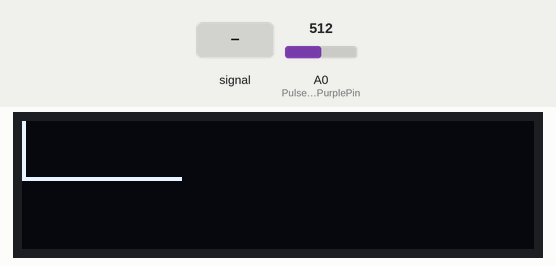
Simulated run of this sketch. Board: Arduino Uno, built with avr-gcc and run on an emulated ATmega328P. Shown: 128×32 one-colour display. The inputs (shaded band) are chosen by the test bench; at power-on: A0 (PulseSensorPurplePin) = 512. What the sketch prints to the serial monitor is not drawn.

Above: at 5.2 s.
5.3 s: A0 (PulseSensorPurplePin) set to 1023
At 6.0 s:
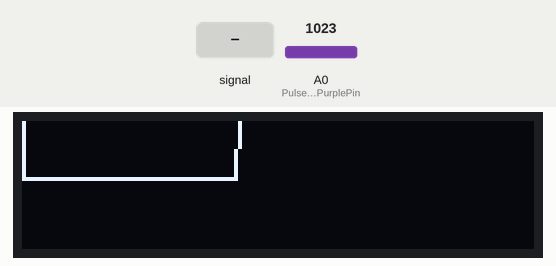
8.3 s: A0 (PulseSensorPurplePin) set to 900
At 9.07 s:
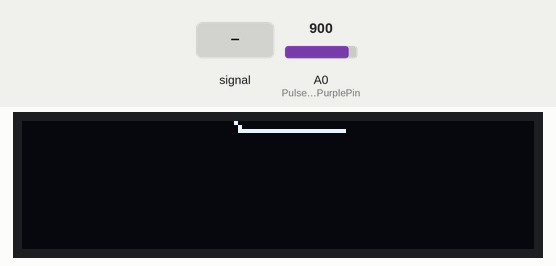
9.8 s: A0 (PulseSensorPurplePin) fed a 200 Hz sine of ±81 counts around its level
At 9.98 s:
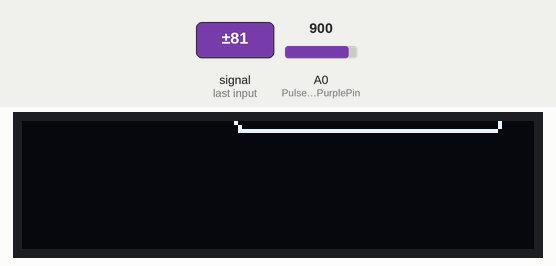
11.3 s: A0 (PulseSensorPurplePin) set to 716
At 11.5 s:
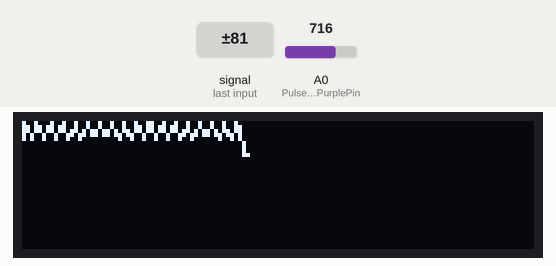
12.8 s: A0 (PulseSensorPurplePin) fed a 1000 Hz sine of ±255 counts around its level
At 13.03 s:
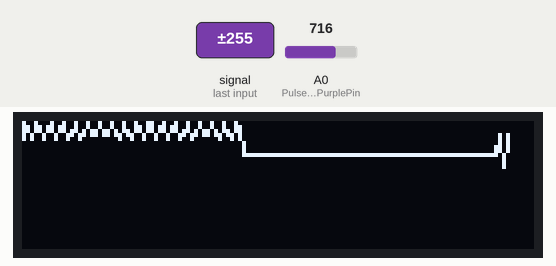
Timing chart, 0 to 15.3 s (numbered marks = the images above; inputs shaded):
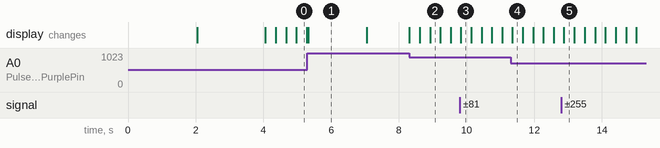

Measured:
- after the input at 8.3 s, the display: first changes at once (image 2 shows a later state)
- what the display in image 1 shows lasts 1.8 s, from 5.3 s to 7.1 s

The sketch:

pulse_sensor_template.ino
```cpp
/*
You need to install Adafruit SSD1306 library to work with OLED
See a guide here: https://arduinogetstarted.com/tutorials/arduino-oled
*/

/*
You may alsowant to look at the example code on how to work with pulse sensor:
https://pulsesensor.com/pages/installing-our-playground-for-pulsesensor-arduino
*/

#include <Wire.h>
#include <Adafruit_GFX.h>
#include <Adafruit_SSD1306.h>

#define SCREEN_WIDTH 128 // OLED display width,  in pixels
#define SCREEN_HEIGHT 32 // OLED display height, in pixels

// declare an SSD1306 display object connected to I2C
Adafruit_SSD1306 oled(SCREEN_WIDTH, SCREEN_HEIGHT, &Wire, -1);

int PulseSensorPurplePin = 0;        // Pulse Sensor PURPLE WIRE connected to ANALOG PIN 0

int Signal;                // holds the incoming raw data. Signal value can range from 0-1024

int x=0;                   // current position of the cursor
int y=0;
int lastx=0;                // last position of the cursor
int lasty=0;

void setup() {
  Serial.begin(9600);

  // initialize OLED display with address 0x3C for 128x64
  if (!oled.begin(SSD1306_SWITCHCAPVCC, 0x3C)) {
    Serial.println(F("SSD1306 allocation failed"));
    while (true);
  }

  delay(2000);         // wait for initializing
  oled.clearDisplay(); // clear display

  oled.setTextSize(1);          // text size
  oled.setTextColor(WHITE);     // text color
  oled.setCursor(0, 0);        // position to display
  oled.println("Hello World!"); // text to display
  oled.display();               // show on OLED
  delay(2000);
  oled.clearDisplay();        // clear display
}

void loop() {

  Signal = analogRead(PulseSensorPurplePin);  // Read the PulseSensor's value.
  Serial.println(Signal);                    // Send the Signal value to Serial Plotter.

  if(x>SCREEN_WIDTH - 1){                    // reset the screen when cursor reaches the border of the LED screen
      oled.clearDisplay();
      x=0;
      lastx=x;
  }

  //These values need to be determined from your signal dynamically
  int lower_bound = 0;                      //minimum signal values
  int upper_bound = 1000;                   //Maximum signal values

  float conversion = (upper_bound-lower_bound)/float(SCREEN_HEIGHT);  // a variable is needed fit signal range received by ADC into the screen height

  y = SCREEN_HEIGHT-((Signal-lower_bound)/conversion)-1;              // strength of the signal in the screen coordinates
  oled.writeLine(lastx,lasty,x,y,WHITE);                              // write a line between previous and the current cursor positions
  lasty=y;
  lastx=x;
  x++;
  oled.display();

  delay(10);
}
```
